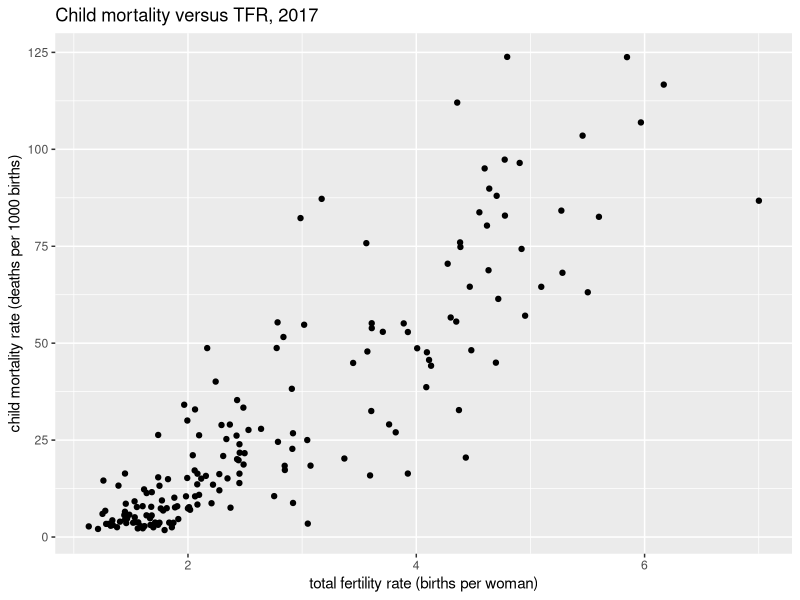

Write the R code that produced this figure.
## ---- chunk 1
knitr::opts_chunk$set(echo = TRUE, warning = FALSE, message = FALSE)
## ---- chunk 2
library(tidyverse)
library(here)
country_ind <- read_csv(here("data/country_indicators.csv"))

## ---- chunk 3
country_ind_2017 <- country_ind %>% filter(year==2017)
## ---- chunk 4
ggplot(country_ind_2017, aes(tfr, child_mort)) + 
  geom_point()+
    labs(title = "Child mortality versus TFR, 2017", 
       x = "total fertility rate (births per woman)",
       y = "child mortality rate (deaths per 1000 births)")
## ---- chunk 5
childmort_tfr_model <- lm(formula = child_mort~tfr, data = country_ind_2017)
childmort_tfr_model
